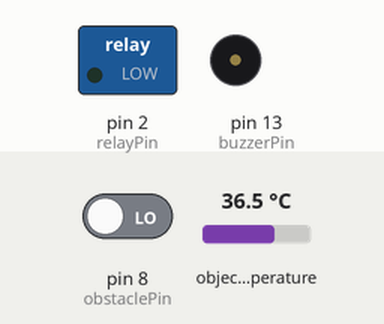
Simulated run of this sketch. Board: Arduino Uno, built for the host (arithmetic inside an expression is 32-bit, double 64-bit). Shown: switched loads named in the sketch (green lamp = pin HIGH), buzzer (waves = sounding, pin HIGH). The test bench sets the inputs (shaded band); at power-on: pin 8 (obstaclePin) LOW, object temperature 36.5 °C.

Above: at 1.2 s.
1.3 s: pin 8 (obstaclePin) driven HIGH
At 2.1 s:
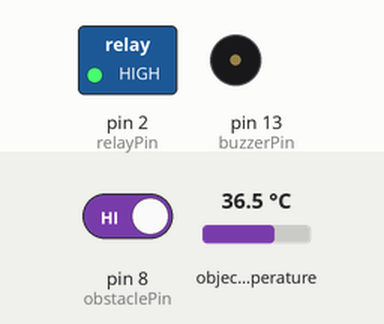
Timing chart, 0 to 4.3 s (numbered marks = the images above; inputs shaded):
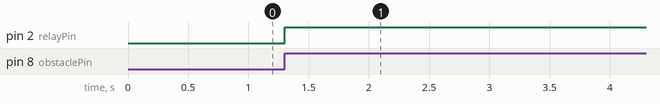

The sketch:

project.ino
```cpp
#include <Wire.h>
#include <SparkFunMLX90614.h>

IRTherm therm;
#define relayPin 2
#define buzzerPin 13
#define obstaclePin 8
float targetTemp;
int hasObstacle = HIGH;
float predefinedTemp = 37.40;

void setup() {
  pinMode(buzzerPin, OUTPUT);
  pinMode(relayPin, OUTPUT);
  pinMode(obstaclePin, INPUT);
  therm.begin();
  therm.setUnit(TEMP_C);
}

void loop() {
  therm.sleep();
  hasObstacle = digitalRead(obstaclePin);
  if (hasObstacle == HIGH)
  {
    therm.wake();
    targetTemp = therm.object();
    if (targetTemp <= predefinedTemp)
    {
       digitalWrite(relayPin, HIGH);
       delay(6000);
       digitalWrite(relayPin, LOW);
    }
    else
    {
      digitalWrite(buzzerPin, HIGH);
      delay(3000);
      digitalWrite(buzzerPin, LOW);
    }
  }
}
```

Measured:
- after the input at 1.3 s, pin 2 (relayPin): LOW → HIGH at once
